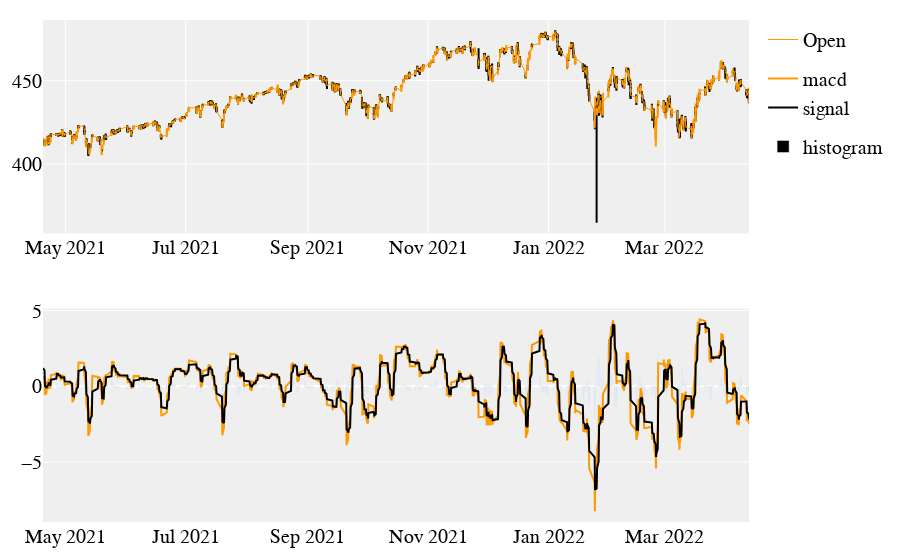

Notebook source saved alongside this figure:
### Code cell
from plotly.subplots import make_subplots
import plotly.graph_objects as go

# Construct a 2 x 1 Plotly figure
fig = make_subplots(rows=2, cols=1)
# price Line
fig.append_trace(
    go.Scatter(
        x=macd_df.index,
        y=macd_df['Open'],
        line=dict(color='#ff9900', width=1),
        name='Open',
        # showlegend=False,
        legendgroup='1',
    ), row=1, col=1
)
# Candlestick chart for pricing
fig.append_trace(
    go.Candlestick(
        x=macd_df.index,
        open=macd_df['Open'],
        high=macd_df['High'],
        low=macd_df['Low'],
        close=macd_df['Close'],
        increasing_line_color='#ff9900',
        decreasing_line_color='black',
        showlegend=False
    ), row=1, col=1
)
# Fast Signal (%k)
fig.append_trace(
    go.Scatter(
        x=macd_df.index,
        y=macd_df['MACD_12_26_9'],
        line=dict(color='#ff9900', width=2),
        name='macd',
        # showlegend=False,
        legendgroup='2',
    ), row=2, col=1
)
# Slow signal (%d)
fig.append_trace(
    go.Scatter(
        x=macd_df.index,
        y=macd_df['MACDs_12_26_9'],
        line=dict(color='#000000', width=2),
        # showlegend=False,
        legendgroup='2',
        name='signal'
    ), row=2, col=1
)
# Colorize the histogram values
colors = np.where(macd_df['MACDh_12_26_9'] < 0, '#000', '#ff9900')
# Plot the histogram
fig.append_trace(
    go.Bar(
        x=macd_df.index,
        y=macd_df['MACDh_12_26_9'],
        name='histogram',
        marker_color=colors,
    ), row=2, col=1
)
# Make it pretty
layout = go.Layout(
    plot_bgcolor='#efefef',
    # Font Families
    font_family='Monospace',
    font_color='#000000',
    font_size=20,
    xaxis=dict(
        rangeslider=dict(
            visible=False
        )
    )
)
# Update options and show plot
fig.update_layout(layout,margin=dict(l=20, r=20, t=20, b=20))
fig.show()

### Figure 1 — Plotly figure (JSON) as saved in the notebook; plotly's stock layout.template omitted (floating-point values rounded to 4 significant figures; data arrays with more than 128 entries replaced by an {"elided": "..."} marker saying what was removed)
{"data": [{"legendgroup": "1", "line": {"color": "#ff9900", "width": 1}, "name": "Open", "type": "scatter", "x": {"elided": "1742 str values"}, "xaxis": "x", "y": {"elided": "1742 float values"}, "yaxis": "y"}, {"close": {"elided": "1742 float values"}, "decreasing": {"line": {"color": "black"}}, "high": {"elided": "1742 float values"}, "increasing": {"line": {"color": "#ff9900"}}, "low": {"elided": "1742 float values"}, "open": {"elided": "1742 float values"}, "showlegend": false, "type": "candlestick", "x": {"elided": "1742 str values"}, "xaxis": "x", "yaxis": "y"}, {"legendgroup": "2", "line": {"color": "#ff9900", "width": 2}, "name": "macd", "type": "scatter", "x": {"elided": "1742 str values"}, "xaxis": "x2", "y": {"elided": "1742 float values"}, "yaxis": "y2"}, {"legendgroup": "2", "line": {"color": "#000000", "width": 2}, "name": "signal", "type": "scatter", "x": {"elided": "1742 str values"}, "xaxis": "x2", "y": {"elided": "1742 float values"}, "yaxis": "y2"}, {"marker": {"color": {"elided": "1742 str values"}}, "name": "histogram", "type": "bar", "x": {"elided": "1742 str values"}, "xaxis": "x2", "y": {"elided": "1742 float values"}, "yaxis": "y2"}], "layout": {"font": {"color": "#000000", "family": "Monospace", "size": 20}, "margin": {"b": 20, "l": 20, "r": 20, "t": 20}, "plot_bgcolor": "#efefef", "xaxis": {"anchor": "y", "domain": [0, 1], "rangeslider": {"visible": false}}, "xaxis2": {"anchor": "y2", "domain": [0, 1]}, "yaxis": {"anchor": "x", "domain": [0.575, 1]}, "yaxis2": {"anchor": "x2", "domain": [0, 0.425]}}}
